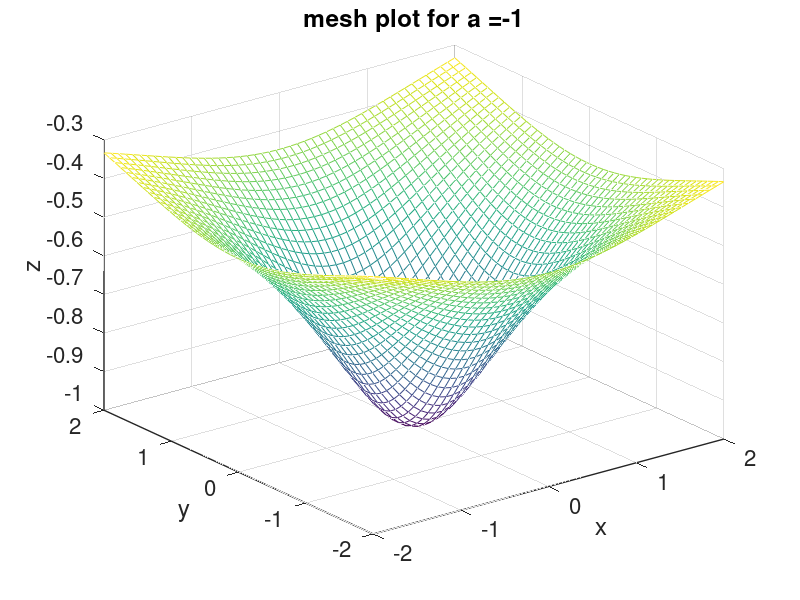
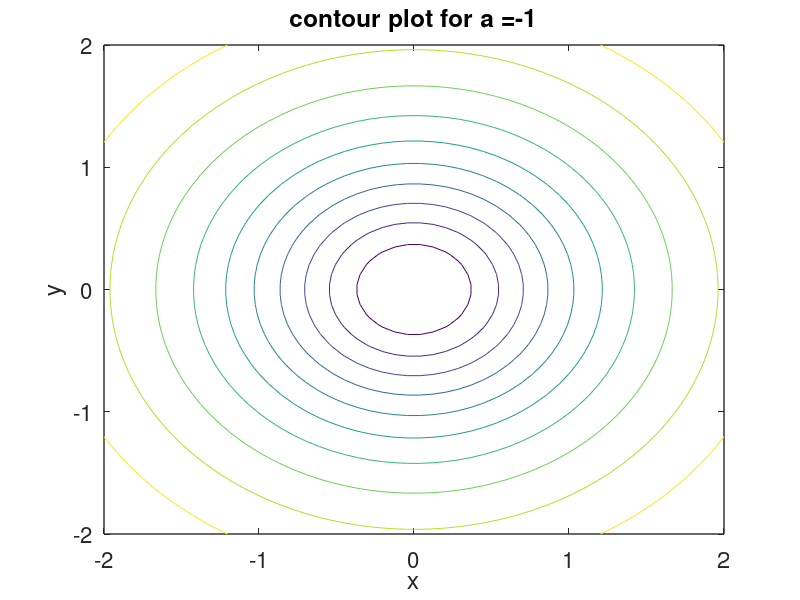
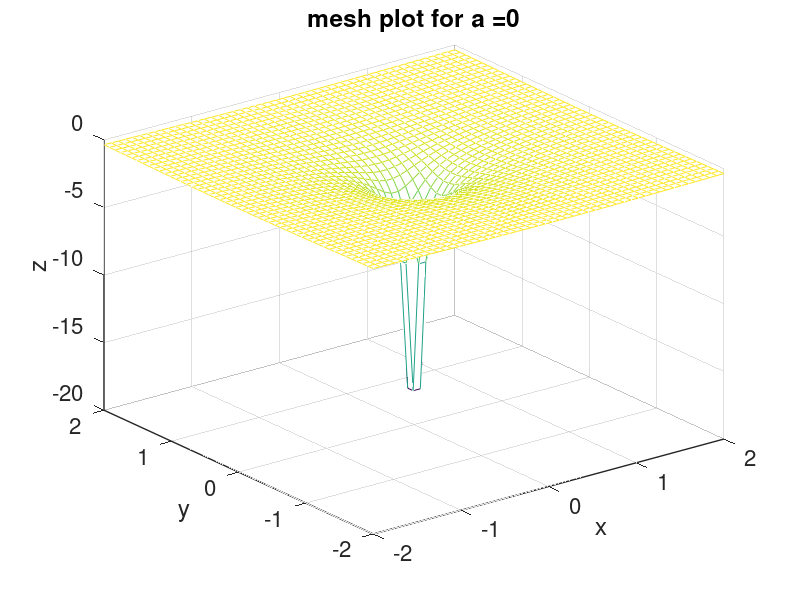
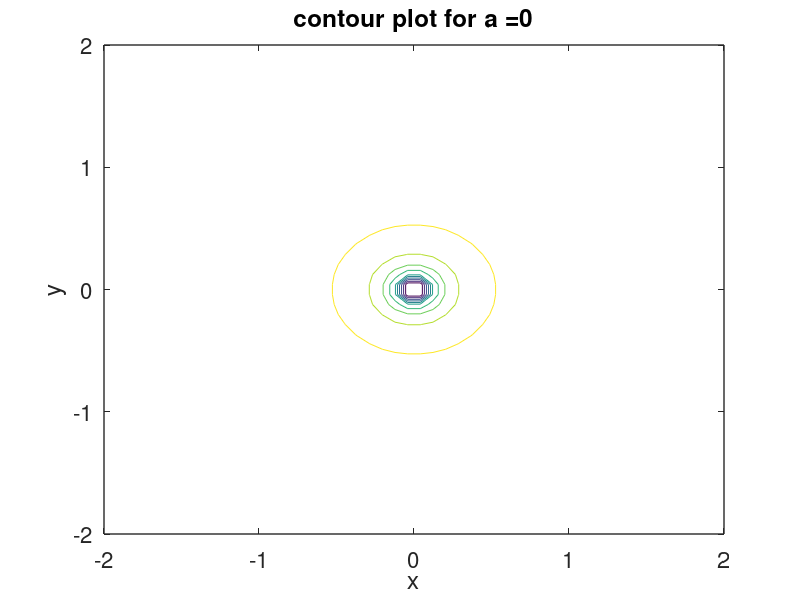

These charts were generated, in order, by the following MATLAB code:
% chapter6exercises.m

t = linspace(-2,2,50);
[x,y] = meshgrid(t,t);

% (i) Plotting an mv function, with different constants.
for a = -1:1
    f = -1* (sqrt(x.^2+y.^2+a^2)).^-1; % SINK HOLE!!!
    figure
    mesh(x,y,f);
    title(strcat('mesh plot for a = ', num2str(a)),'fontsize',14);
    xlim([-2,2]);ylim([-2,2]);
    set(gca,'fontsize',16,'linewidth',1);
    xlabel('x');ylabel('y');zlabel('z');
    figure
    contour(x,y,f);
    title(strcat('contour plot for a = ', num2str(a)),'fontsize',14);
    xlim([-2,2]);ylim([-2,2]);
    set(gca,'fontsize',16,'linewidth',1);
    xlabel('x');ylabel('y');
end

% (ii) Plotting/Solving 3x^2 -xy + 4y^2 = 0
t = linspace(-10,10,50);
[x,y] = meshgrid(t,t);
f = 3*x.^2 - x.*y + 4*y.^2;
%mesh(f); if you are interested in how it looks like
figure
contour(x,y,f,[1,1],'k-','linewidth',1); % Well, no doubt you see nothing. 
                                         % The solution to this equation is
                                         % a point, (0,0).
title('(ii) Solving 3x^2-xy+4y^2 = 0','fontsize',14);
set(gca,'fontsize',16,'linewidth',1);
xlabel('x');ylabel('y');

% (iii) Plot separately the real and imag parts, and the magnitude and
% phase of e^ikr, where r =(x,y) and k = (2,1)

% Okay, this question is a little unclear. I am not sure if r and k are
% tuples or vectors. Probably vectors because it is Cambridge afterall.
% If so, the notation is a little off. It should be e^i(k dot r)
% That means: e^i(k dot r) = e^i(k1x xhat + k2y yhat) = e^i(2x) + e^i(y);

f = exp(i*2*x) .* exp(i*y);

figure
surf(x,y,real(f)); 
xlabel('x');ylabel('y');zlabel('Re[e^i(k dot r)]');
set(gca,'fontsize',16,'linewidth',1);
title('(iii) Relationship between Re[e^i(k dot r)] , Re[z] and Im[z]','fontsize',12);

figure
surf(x,y,imag(f));
xlabel('x');ylabel('y');zlabel('Im[e^i(k dot r)]');
set(gca,'fontsize',16,'linewidth',1);
title('(iii) Relationship between Im[e^i(k dot r)] , Re[z] and Im[z]','fontsize',12);

figure
surf(x,y,abs(f)); % You should be able to guess this value. It would help you verify that your graphs are correct.
xlabel('x');ylabel('y');zlabel('abs[e^i(k dot r)]');
set(gca,'fontsize',16,'linewidth',1);
title('(iii) Relationship between abs[e^i(k dot r)] , Re[z] and Im[z]','fontsize',12);

figure
surf(x,y,angle(f)/pi);
xlabel('x');ylabel('y');zlabel('angle[e^i(k dot r)]/\pi');
set(gca,'fontsize',16,'linewidth',1);
title('(iii) Relationship between angle[e^i(k dot r)] , Re[z] and Im[z]','fontsize',12);





% (iv) Plot Im( log(z) ), z being a complex number.
z = x + i*y; % Define the complex mesh. We are now in the realm of complex.
f = log(z);
figure
surf(x,y,imag(f));
xlabel('Re[z]');ylabel('Im[z]');zlabel('Im[log(z)]');
% Some usual figure tuning
set(gca,'fontsize',16,'linewidth',1);
title('(iv) Relationship between Im[log(z)], Re[z] and Im[z]','fontsize',12);



% (v) the sphere command
figure
%sphere -this just creates a sphere at (0,0,0)
% Plotting multiple spheres
[x,y,z] = sphere; % This defines x,y and z as coordinates of a sphere at (0,0,0)
surf(x,y,z);
hold on
surf(x+3,y-2,z); % centered at (3,-2,0) *Do not be confused here. 
                 % Usually when we say x+3 we are talking about shifting the graph to the left (negative x direction).
                 % In this case though, (x,y,z) are just substitutes for
                 % (0,0,0).
surf(x,y+1,z-3); % centered at (0,1,-3)
title('(v) Creating spheres','fontsize',12);



